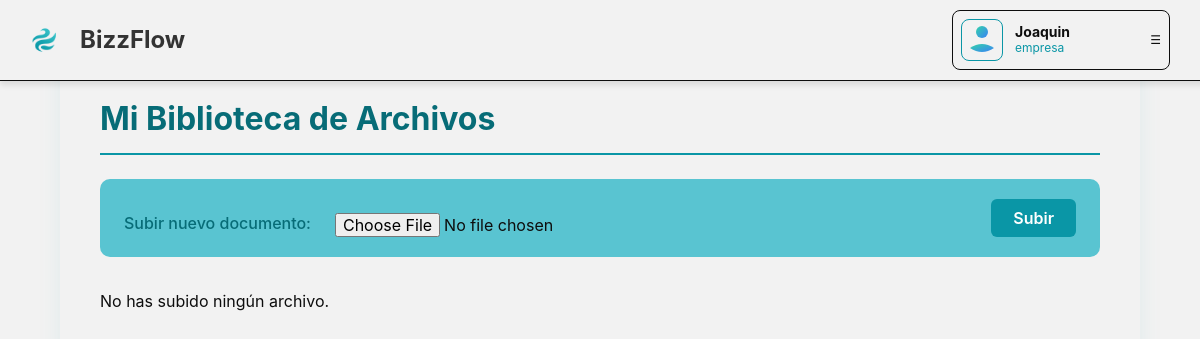
/index.php?controlador=documentos&action=gestionarDocumentos (signed in), run on an earlier commit of the app's database.
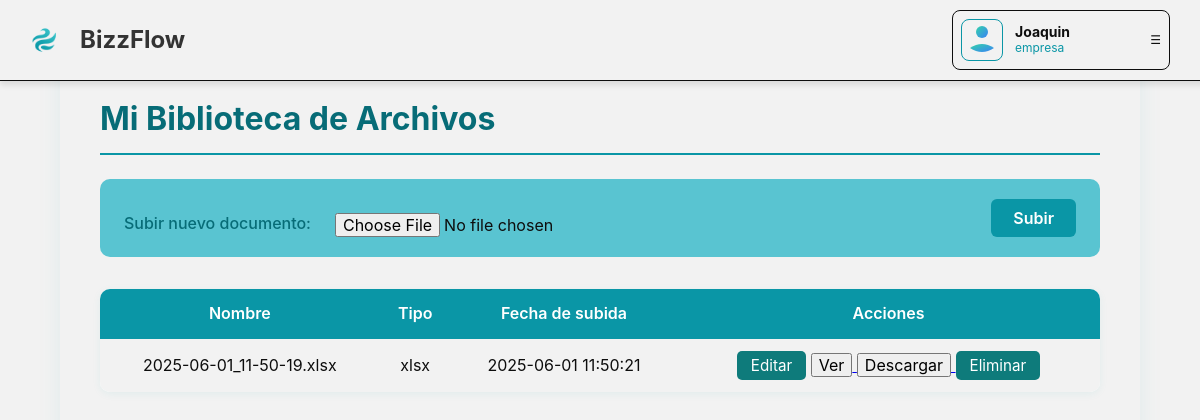
And on a later commit of the database.
### tables this page shows
CREATE TABLE `documentos` (
  `id` int(11) NOT NULL,
  `id_usuario` int(11) NOT NULL,
  `nombre_archivo` varchar(255) NOT NULL,
  `tipo` varchar(10) NOT NULL,
  `ruta_archivo` varchar(255) DEFAULT NULL,
  `fecha_subida` datetime DEFAULT current_timestamp(),
  `procesado` tinyint(1) DEFAULT 0
);

### controller/documentos_controller.php (called while the page is built, shortened)
<?php
function gestionarDocumentos()
{
    require_once("model/documentos_model.php");
    $documento = new Documentos_Model();
    require_once("model/usuarios_model.php");
    $usuarioModel = new Usuarios_Model();
    $id_usuario = $usuarioModel->obtenerIdUsuarioPorCorreo($_SESSION["correo"]);
    $array_documentos = $documento->get_documentos_por_usuario($id_usuario);
    require_once("view/gestionar_view.php");
}

### model/conectar.php (called while the page is built)
<?php
class Conectar{
    public static function conexion(){
        try{
            $conexion=new mysqli("127.0.0.1","root","","bizzflow_bbdd");
        } catch(Exception $e){
            die('Error:'.$e>get_message());
        }
        return $conexion;
    }
}
?>

### model/usuarios_model.php (called while the page is built, shortened)
<?php
class Usuarios_Model {
    private $db;
    public function __construct() {
        require_once("model/conectar.php");
        $this->db = Conectar::conexion();
    }
    public function obtenerIdUsuarioPorCorreo($correo) {
        return $this->fetchFieldByCorreo($correo, 'id');
    }
    private function limpiar($valor) {
        return $this->db->real_escape_string($valor);
    }
    private function fetchFieldByCorreo($correo, $campo) {
        $correo = $this->limpiar($correo);
        $sql = "SELECT $campo FROM usuarios WHERE correo_electronico = '$correo'";
        $result = $this->db->query($sql);
        if ($result && $result->num_rows > 0) {
            $fila = $result->fetch_assoc();
            return $fila[$campo];
        }
        return null;
    }
}
?>

### model/documentos_model.php (called while the page is built, shortened)
<?php
class Documentos_Model {
    private $db;
    private $documentos;
    public function __construct() {
        require_once("model/conectar.php");
        $this->db = Conectar::conexion();
        $this->documentos = [];
    }
    public function get_documentos_por_usuario($id_usuario) {
        $sql = "SELECT * FROM documentos WHERE id_usuario = '$id_usuario' ORDER BY fecha_subida DESC";
        $consulta = $this->db->query($sql);
        while ($registro = $consulta->fetch_assoc()) {
            $this->documentos[] = $registro;
        }
        return $this->documentos;
    }
}
?>

### view/gestionar_view.php (the view, shortened to what the changed rows need)
<?php
require_once("view/menu_view.php");
if (isset($_SESSION["correo"])) {
$biblioteca = [];
if (isset($array_documentos) && is_array($array_documentos)) {
    foreach ($array_documentos as $doc) {
        $biblioteca[] = [
            'id' => $doc['id'],
            'nombre_archivo' => $doc['nombre_archivo'],
            'tipo' => $doc['tipo'],
            'fecha_subida' => $doc['fecha_subida'],
            'ruta_archivo' => $doc['ruta_archivo'],
            'origen' => 'documento'
        ];
    }
}
usort($biblioteca, function($a, $b) {
    return strtotime($b['fecha_subida']) - strtotime($a['fecha_subida']);
});
$archivoEditar = null;
?>
<!DOCTYPE html>
<html lang="es">
<head>
    <link rel="stylesheet" href="css/stylesGestion.css">
</head>
<body>
    <main>
        <h1>Mi Biblioteca de Archivos</h1>
        <form class="upload-form" action="" method="POST" enctype="multipart/form-data">
            <label for="documento">Subir nuevo documento:</label>
            <input type="file" id="documento" name="documento" required>
            <input type="submit" name="insertar" value="Subir">
        </form>
        <?php if (count($biblioteca) > 0): ?>
            <table>
                <tr>
                    <th>Nombre</th>
                    <th>Tipo</th>
                    <th>Fecha de subida</th>
                    <th>Acciones</th>
                </tr>
                <?php foreach ($biblioteca as $archivo): ?>
                    <tr<?php if ($archivoEditar && $archivoEditar['id'] == $archivo['id']) echo ' class="edit-row"'; ?>>
                        <td><?php echo htmlspecialchars($archivo['nombre_archivo']); ?></td>
                        <td><?php echo htmlspecialchars($archivo['tipo']); ?></td>
                        <td><?php echo htmlspecialchars($archivo['fecha_subida']); ?></td>
                        <td class="actions">
                            <form action="" method="POST">
                                <input type="submit" name="editar" value="Editar">
                            </form>
                            <a href="<?php echo htmlspecialchars($archivo['ruta_archivo']); ?>" target="_blank">
                                <button type="button">Ver</button>
                            </a>
                            <a href="<?php echo htmlspecialchars($archivo['ruta_archivo']); ?>" download>
                                <button type="button">Descargar</button>
                            </a>
                            <form action="" method="POST" style="display:inline;">
                                <?php if ($archivo['origen'] === 'documento'): ?>
                                    <input type="submit" name="borrar" value="Eliminar">
                                <?php elseif ($archivo['origen'] === 'factura'): ?>
                                    <input type="submit" name="borrar_factura" value="Eliminar">
                                <?php endif; ?>
                            </form>
                        </td>
                    </tr>
                <?php endforeach; ?>
            </table>
        <?php else: ?>
            <p>No has subido ningún archivo.</p>
        <?php endif; ?>
    </main>
</body>
</html>
<?php
}
?>

What changed in the data, as far as the page shows it:
added documentos: nombre_archivo "2025-06-01_11-50-19.xlsx", tipo "xlsx", fecha_subida "2025-06-01 11:50:21"
Also different on the page:
text no longer shown: "No has subido ningún archivo."
text now shown: "Nombre Tipo Fecha de subida Acciones"
